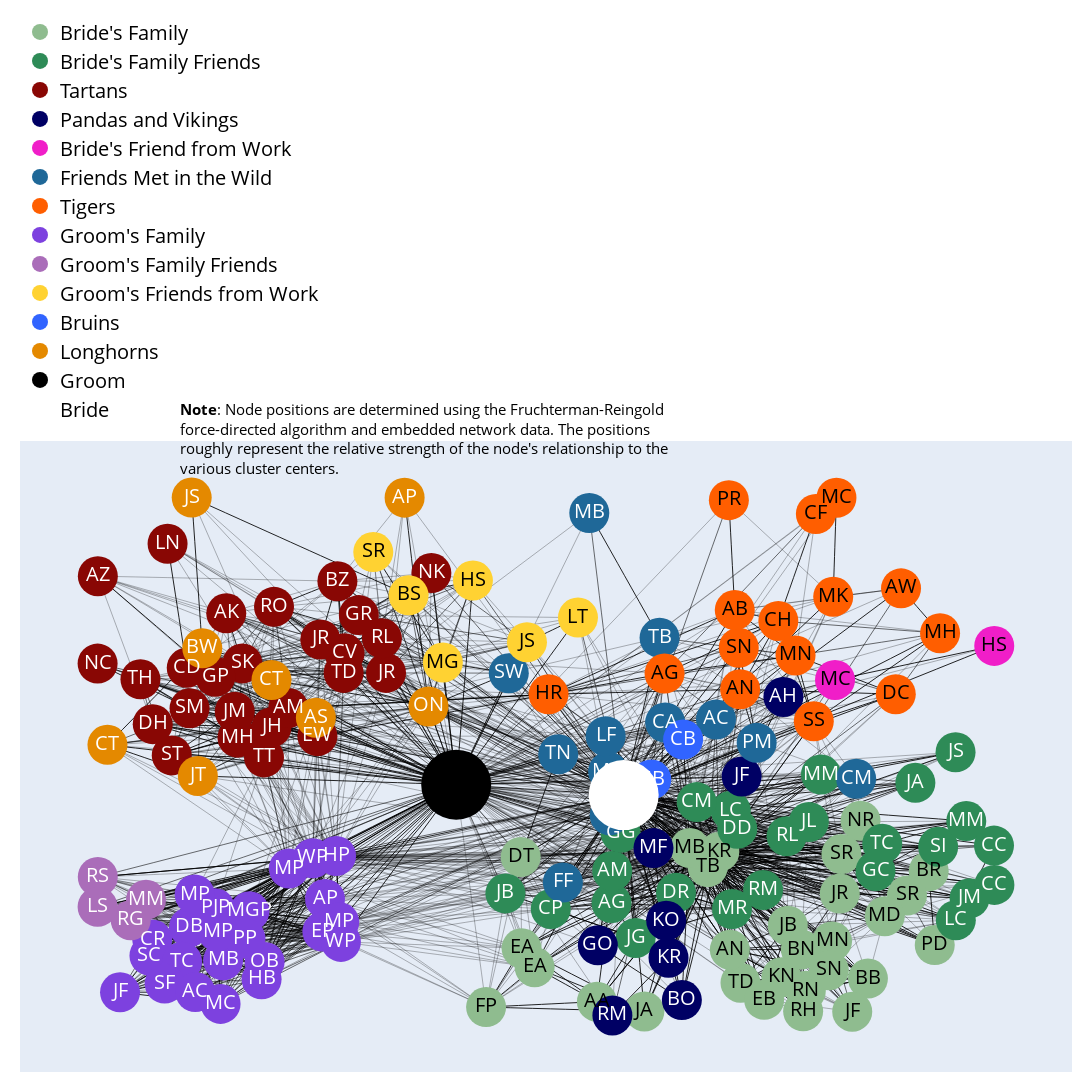

Notebook code for this chart:
### Code cell
fig = go.Figure(data=edge_traces + node_traces + display_name_traces,
                layout=go.Layout(
                    title=None,#"Mary and Richard's wedding guest network",
                    titlefont_size=24,
                    width=2000,
                    height=2000,
                    showlegend=True,
                    hovermode='closest',
                    margin=dict(b=20,l=20,r=20,t=20),
                    legend=dict(
                        yanchor="bottom", 
                        y=1.02, 
                        xanchor="left", 
                        x=0,
                        orientation="v",
                        font=dict(
                            size=20,
                            color="black")),
                    xaxis=dict(showgrid=False, zeroline=False, showticklabels=False),
                    yaxis=dict(showgrid=False, zeroline=False, showticklabels=False),
                    dragmode='pan')
                    )
fig.add_annotation(
    text="<b>Note</b>: Node positions are determined using the<a href='https://en.wikipedia.org/wiki/Force-directed_graph_drawing'> Fruchterman-Reingold <br>force-directed algorithm</a> and embedded network data. The positions <br>roughly represent the relative strength of the node's relationship to the <br>various cluster centers.", 
    align='left',
    showarrow=False,
    xref='paper',
    yref='paper',
    x=0.15,
    y=1.07,
    font=dict(
        size=15,
        color="black"))
fig.show()
